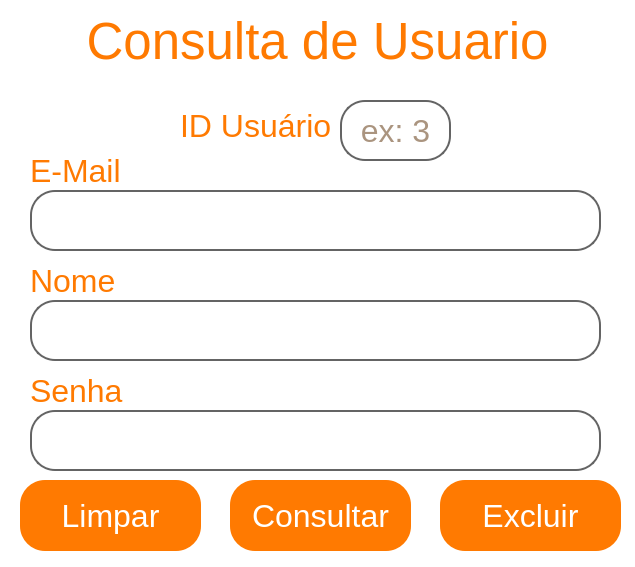
<?xml version="1.0" encoding="UTF-8"?>
<ui version="4.0">
 <class>Form</class>
 <widget class="QWidget" name="Form">
  <property name="geometry">
   <rect>
    <x>0</x>
    <y>0</y>
    <width>635</width>
    <height>567</height>
   </rect>
  </property>
  <property name="windowTitle">
   <string>Form</string>
  </property>
  <property name="styleSheet">
   <string notr="true">QWidget{

background-color: #fff;
color: #ff7a01;

}


QPushButton {


 border-radius: 25px;
background-color: #ff7a01;
color: white;
}

QLineEdit {

border: 2px solid #646464;
 border-radius: 25px;
background-color: white;
color: #552900;

}


QPushButton:hover {

border: 4px solid #854000;
 border-radius: 28px;
background-color: #d36907;
}

QLineEdit:hover {

border: 3px solid #8b4300;
 border-radius: 27px;

}

QLineEdit:focus {

border: 4px solid #703600;
border-radius: 25px;

}


</string>
  </property>
  <widget class="QLabel" name="label">
   <property name="geometry">
    <rect>
     <x>-90</x>
     <y>10</y>
     <width>801</width>
     <height>61</height>
    </rect>
   </property>
   <property name="font">
    <font>
     <family>Segoe UI</family>
     <pointsize>38</pointsize>
     <underline>false</underline>
    </font>
   </property>
   <property name="text">
    <string> Consulta de Usuario</string>
   </property>
   <property name="scaledContents">
    <bool>false</bool>
   </property>
   <property name="alignment">
    <set>Qt::AlignCenter</set>
   </property>
  </widget>
  <widget class="QLabel" name="label_2">
   <property name="geometry">
    <rect>
     <x>180</x>
     <y>90</y>
     <width>161</width>
     <height>71</height>
    </rect>
   </property>
   <property name="font">
    <font>
     <family>Segoe UI</family>
     <pointsize>24</pointsize>
     <underline>false</underline>
    </font>
   </property>
   <property name="text">
    <string>ID Usuário</string>
   </property>
   <property name="alignment">
    <set>Qt::AlignLeading|Qt::AlignLeft|Qt::AlignVCenter</set>
   </property>
  </widget>
  <widget class="QLineEdit" name="txt_id">
   <property name="geometry">
    <rect>
     <x>340</x>
     <y>100</y>
     <width>111</width>
     <height>61</height>
    </rect>
   </property>
   <property name="font">
    <font>
     <family>Segoe UI</family>
     <pointsize>24</pointsize>
    </font>
   </property>
   <property name="alignment">
    <set>Qt::AlignCenter</set>
   </property>
   <property name="placeholderText">
    <string>ex: 3</string>
   </property>
  </widget>
  <widget class="QLabel" name="label_3">
   <property name="geometry">
    <rect>
     <x>30</x>
     <y>140</y>
     <width>101</width>
     <height>61</height>
    </rect>
   </property>
   <property name="font">
    <font>
     <family>Segoe UI</family>
     <pointsize>24</pointsize>
     <underline>false</underline>
    </font>
   </property>
   <property name="text">
    <string>E-Mail</string>
   </property>
   <property name="alignment">
    <set>Qt::AlignLeading|Qt::AlignLeft|Qt::AlignVCenter</set>
   </property>
  </widget>
  <widget class="QLineEdit" name="txt_email">
   <property name="geometry">
    <rect>
     <x>30</x>
     <y>190</y>
     <width>571</width>
     <height>61</height>
    </rect>
   </property>
   <property name="font">
    <font>
     <family>Segoe UI</family>
     <pointsize>24</pointsize>
    </font>
   </property>
   <property name="readOnly">
    <bool>true</bool>
   </property>
  </widget>
  <widget class="QLabel" name="label_4">
   <property name="geometry">
    <rect>
     <x>30</x>
     <y>260</y>
     <width>251</width>
     <height>41</height>
    </rect>
   </property>
   <property name="font">
    <font>
     <family>Segoe UI</family>
     <pointsize>24</pointsize>
     <underline>false</underline>
    </font>
   </property>
   <property name="text">
    <string>Nome</string>
   </property>
   <property name="alignment">
    <set>Qt::AlignLeading|Qt::AlignLeft|Qt::AlignVCenter</set>
   </property>
  </widget>
  <widget class="QLineEdit" name="txt_nome">
   <property name="geometry">
    <rect>
     <x>30</x>
     <y>300</y>
     <width>571</width>
     <height>61</height>
    </rect>
   </property>
   <property name="font">
    <font>
     <family>Segoe UI</family>
     <pointsize>24</pointsize>
    </font>
   </property>
   <property name="readOnly">
    <bool>true</bool>
   </property>
  </widget>
  <widget class="QLabel" name="label_5">
   <property name="geometry">
    <rect>
     <x>30</x>
     <y>370</y>
     <width>251</width>
     <height>41</height>
    </rect>
   </property>
   <property name="font">
    <font>
     <family>Segoe UI</family>
     <pointsize>24</pointsize>
     <underline>false</underline>
    </font>
   </property>
   <property name="text">
    <string>Senha</string>
   </property>
   <property name="alignment">
    <set>Qt::AlignLeading|Qt::AlignLeft|Qt::AlignVCenter</set>
   </property>
  </widget>
  <widget class="QLineEdit" name="txt_senha">
   <property name="geometry">
    <rect>
     <x>30</x>
     <y>410</y>
     <width>571</width>
     <height>61</height>
    </rect>
   </property>
   <property name="font">
    <font>
     <family>Segoe UI</family>
     <pointsize>24</pointsize>
    </font>
   </property>
   <property name="readOnly">
    <bool>true</bool>
   </property>
  </widget>
  <widget class="QPushButton" name="btn_limpar">
   <property name="geometry">
    <rect>
     <x>20</x>
     <y>480</y>
     <width>181</width>
     <height>71</height>
    </rect>
   </property>
   <property name="font">
    <font>
     <family>Segoe UI</family>
     <pointsize>24</pointsize>
    </font>
   </property>
   <property name="cursor">
    <cursorShape>PointingHandCursor</cursorShape>
   </property>
   <property name="mouseTracking">
    <bool>true</bool>
   </property>
   <property name="text">
    <string>Limpar</string>
   </property>
  </widget>
  <widget class="QLabel" name="label_6">
   <property name="geometry">
    <rect>
     <x>770</x>
     <y>10</y>
     <width>61</width>
     <height>71</height>
    </rect>
   </property>
   <property name="layoutDirection">
    <enum>Qt::LeftToRight</enum>
   </property>
   <property name="text">
    <string/>
   </property>
   <property name="pixmap">
    <pixmap>C:/Users/arthu/Downloads/Lminilogo.png</pixmap>
   </property>
   <property name="scaledContents">
    <bool>true</bool>
   </property>
   <property name="alignment">
    <set>Qt::AlignCenter</set>
   </property>
  </widget>
  <widget class="QLabel" name="label_7">
   <property name="geometry">
    <rect>
     <x>560</x>
     <y>20</y>
     <width>41</width>
     <height>51</height>
    </rect>
   </property>
   <property name="layoutDirection">
    <enum>Qt::LeftToRight</enum>
   </property>
   <property name="text">
    <string/>
   </property>
   <property name="pixmap">
    <pixmap>IMAGEM/Lminilogo.png</pixmap>
   </property>
   <property name="scaledContents">
    <bool>true</bool>
   </property>
   <property name="alignment">
    <set>Qt::AlignCenter</set>
   </property>
  </widget>
  <widget class="QPushButton" name="btn_consultar">
   <property name="geometry">
    <rect>
     <x>230</x>
     <y>480</y>
     <width>181</width>
     <height>71</height>
    </rect>
   </property>
   <property name="font">
    <font>
     <family>Segoe UI</family>
     <pointsize>24</pointsize>
    </font>
   </property>
   <property name="cursor">
    <cursorShape>PointingHandCursor</cursorShape>
   </property>
   <property name="mouseTracking">
    <bool>true</bool>
   </property>
   <property name="text">
    <string>Consultar</string>
   </property>
  </widget>
  <widget class="QPushButton" name="btn_excluir">
   <property name="geometry">
    <rect>
     <x>440</x>
     <y>480</y>
     <width>181</width>
     <height>71</height>
    </rect>
   </property>
   <property name="font">
    <font>
     <family>Segoe UI</family>
     <pointsize>24</pointsize>
    </font>
   </property>
   <property name="cursor">
    <cursorShape>PointingHandCursor</cursorShape>
   </property>
   <property name="mouseTracking">
    <bool>true</bool>
   </property>
   <property name="text">
    <string>Excluir</string>
   </property>
  </widget>
 </widget>
 <resources/>
 <connections/>
</ui>
